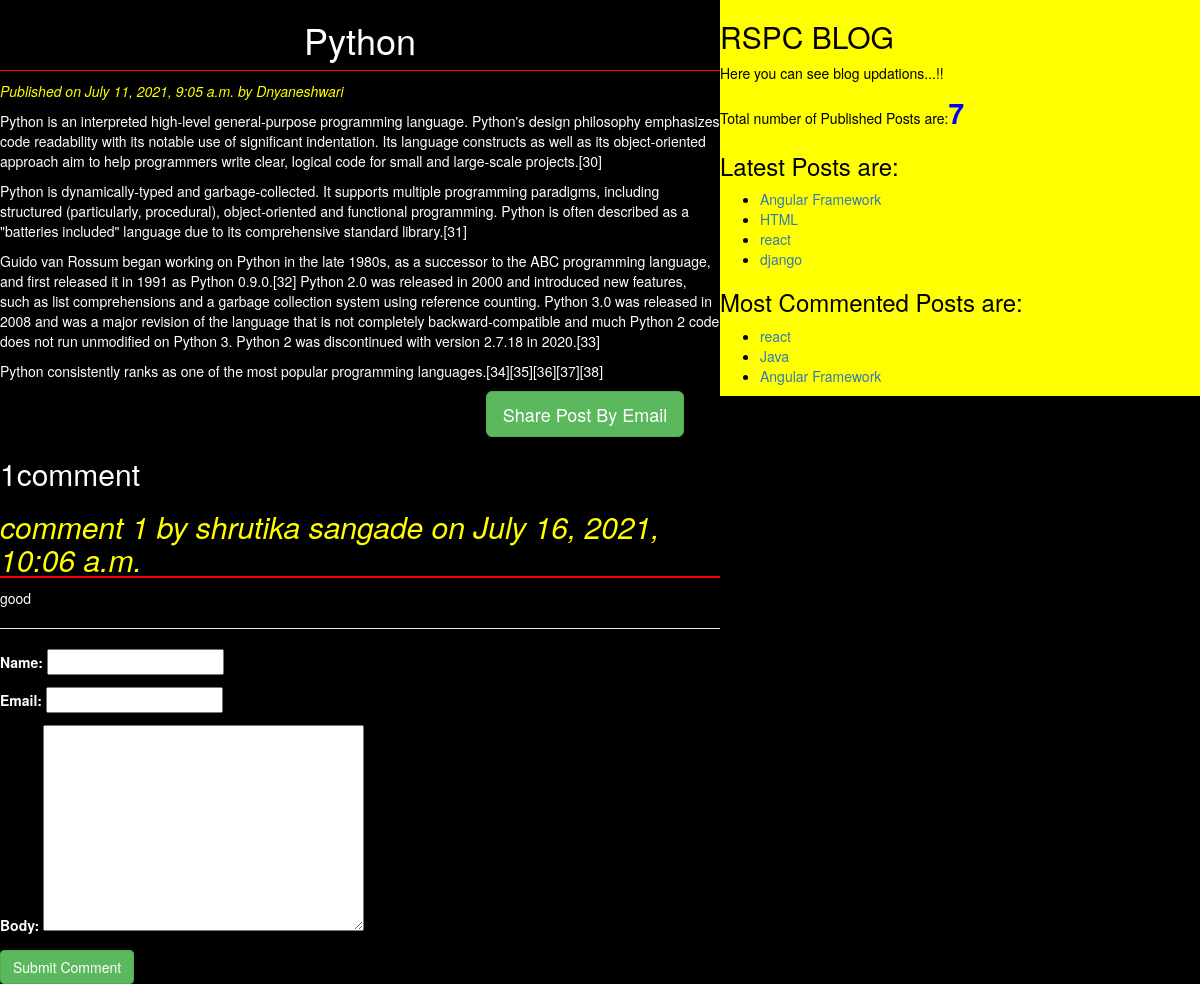
Page /2021/07/11/python/ on the committed database.
### blog/models.py (models this page shows, shortened)
class Post(models.Model):
    Status_Choice=(('draft','Draft'),('published','Published'))
    title=models.CharField(max_length=50)
    slug=models.SlugField(max_length=50,unique_for_date="publish")
    author=models.ForeignKey(User,related_name='blog_posts',on_delete=models.CASCADE)
    body=models.TextField()
    publish=models.DateTimeField(default=timezone.now)
    created=models.DateTimeField(auto_now_add=True)
    updated=models.DateTimeField(auto_now=True)
    status=models.CharField(max_length=10,choices=Status_Choice,default='draft')
    tags=TaggableManager()
    class Meta:
        ordering=('-publish',)
    def get_absolute_url(self):
        return reverse('post_detail',args=[self.publish.year,self.publish.strftime('%m'),self.publish.strftime('%d'),self.slug])

class Comments(models.Model):
    post=models.ForeignKey(Post,related_name='comments',on_delete=models.CASCADE)
    name=models.CharField(max_length=50)
    email=models.EmailField()
    body=models.TextField()
    created=models.DateTimeField(auto_now_add=True)
    updated=models.DateTimeField(auto_now=True)
    active=models.BooleanField(default=True)
    class Meta:
        ordering=('-created',)

### blog/views.py (the view)
# urls.py: url(r'^(?P<year>\d{4})/(?P<month>\d{2})/(?P<day>\d{2})/(?P<post>[-\w]+)/$', views.PostDetail_view,name='post_detail'),#(name='post_detail'):-canonical name for PostDetail_view
def PostDetail_view(request,year,month,day,post):
    post=get_object_or_404(Post,slug=post,status='published',publish__year=year,publish__month=month,publish__day=day)
    comments=post.comments.filter(active=True)
    csubmit=False
    if request.method=='POST':
        form=CommentsForm(request.POST)
        if form.is_valid():
            new_comment=form.save(commit=False)
            new_comment.post=post
            new_comment.save()
            csubmit=True
    else:
        form=CommentsForm()
    return render(request,'blog/postdetail.html',{'post':post,'form':form,'csubmit':csubmit,'comments':comments})

### blog/forms.py
class CommentsForm(forms.ModelForm):
    class Meta:
        model = Comments
        fields=('name','email','body')

### blog/templatetags/blog_tags.py (called while the page is built)
@register.simple_tag(name='my_tags')
def total_posts(): #is a name of custom template tag
    post_list=Post.objects.filter(status__exact='published')
    return post_list.count()

@register.inclusion_tag('blog/latest_post.html')
def show_latest_post(count=3):
    post=Post.objects.filter(status__exact='published')
    latest_post=post.order_by('-publish')[:count]
    return{'latest_post':latest_post}

@register.simple_tag
def get_MostCommentedPost(cnt=3):
    return Post.objects.annotate(total_comments=Count('comments')).order_by('-total_comments') [:cnt]

### templates/blog/postdetail.html (shortened to what this page needs)
{%extends 'blog/base.html'%}
{%block content%}
<h1>{{post.title}}</h1>
<p id='date'>Published on {{post.publish}} by {{post.author|title}}</p>
{{post.body | linebreaks }}
<div class="container" align="center">
  <a href="/{{post.id}}/share"class="btn btn-success btn-lg"> Share Post By Email</a>
</div>
{%with comments.count as comments_count%}
<h2>{{comments_count}}comment{{comments_count | pluralize}} </h2>
{%endwith%}
{%if comments%}
{%for comment in comments%}
<h3 id='ch1'>comment {{forloop.counter}} by {{comment.name}} on {{comment.created}}</h3>
<div class='ch'>
  {{comment.body | linebreaks}}
</div>
{%endfor%}
<hr>
{%else%}
<h4> There are no comments!!</h4>
{%endif%}
{%if csubmit%}
<h2> Your Comments Submitted Successfully!!!</h2>
{%else%}
<form  method="post">
  {{form.as_p}}
  <input type="submit"  value="Submit Comment" class="btn btn-success">
</form>
{%endif%}
{%endblock%}

### templates/blog/base.html (shortened to what this page needs)
<!DOCTYPE html>
{%load static%}
{%load blog_tags%}
<html lang="en" dir="ltr">
  <head>
  <link rel="stylesheet" href="https://maxcdn.bootstrapcdn.com/bootstrap/3.3.7/css/bootstrap.min.css">
  <link rel="stylesheet" href="{%static "CSS/blog.css"%}">
  </head>
  <body>
    <div class="content">
      {%block content%}
      {%endblock%}
    </div>
    <div class="sidebar">
      <h2>RSPC BLOG</h2>
      <p>
        Here you can see blog updations...!!
      </p>
      <p> Total number of Published Posts are:<span id='pcount'>{%my_tags%}</span></p>
      <h3>Latest Posts are:</h3>{%show_latest_post 4%}
      <h3>Most Commented Posts are:</h3>{%get_MostCommentedPost as MostCommentedPost%}
      <ul>
      {%for post in MostCommentedPost%}
      <li><a href="{{post.get_absolute_url}}">{{post.title}}</a></li>
      {%endfor%}
     </ul>
    </div>
  </body>
</html>

### templates/blog/latest_post.html (shortened to what this page needs)
<!DOCTYPE html>
<html lang="en" dir="ltr">
  <head>
  </head>
  <body>
    <ul>
      {%for post in latest_post%}
      <li><a href="{{post.get_absolute_url}}">{{post.title}}</a></li>
      {%endfor%}
    </ul>
  </body>
</html>

### static/CSS/blog.css (style rules this page uses)
.content { background: black; width: 60%; float: left; }
.sidebar { background: yellow; width: 40%; float: right; color: black; }
h1 { text-align: center; border-bottom: 1px solid red; padding-bottom: 10px; }
body { color: white; background: black; }
#date { color: yellow; font-size: 14px; font-style: italic; }
#ch1 { color: yellow; font-style: italic; font-size: 30px; border-bottom: 2px solid red; }
#pcount { font-size: 28px; color: blue; font-weight: bold; }

### rows in the picture
Post: title "Python", publish "July 11, 2021, 9:05 a.m.", author "Dnyaneshwari", body "Python is an interpreted high-level general-purpose programming language. Python's design philosophy emphasizes code readability with its notable use of significant indentation. Its language constructs as well as its object-oriented approach aim to help programmers write clear, logical code for small and large-scale projects.[30] Python is dynamically-typed and garbage-collected. It supports multiple programming paradigms, including structured (particularly, procedural), object-oriented and functional programming. Python is often described as a \"batteries included\" language due to its comprehensive standard library.[31] Guido van Rossum began working on Python in the late 1980s, as a…"
Comments: name "shrutika sangade", created "July 16, 2021, 10:06 a.m.", body "good"
Post: title "Angular Framework"
Post: title "HTML"
Post: title "react"
Post: title "django"
Post: title "Java"

### other values in the picture
{{ comments_count }} "1"
